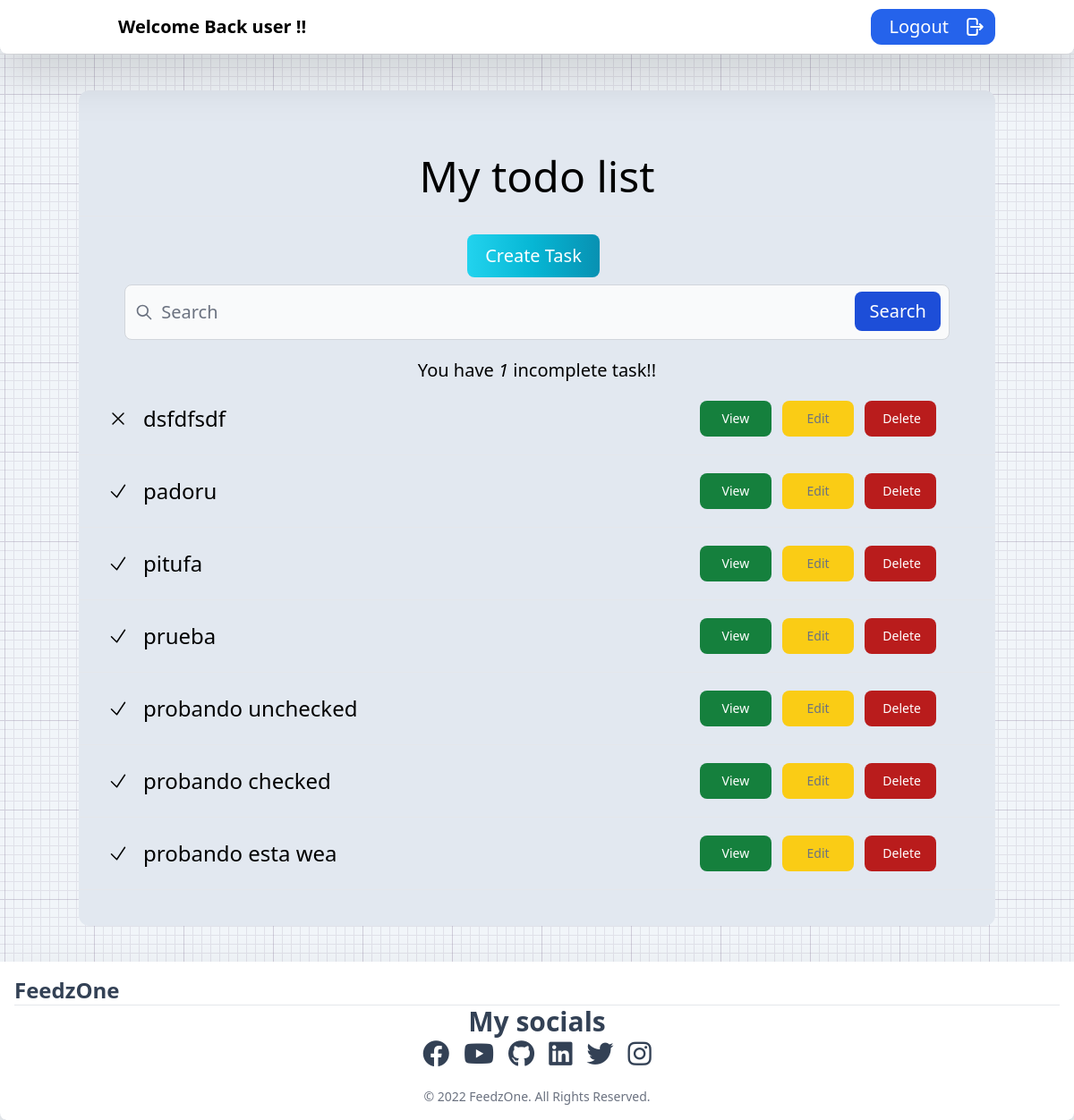
The page / (signed in) on the database as committed earlier.
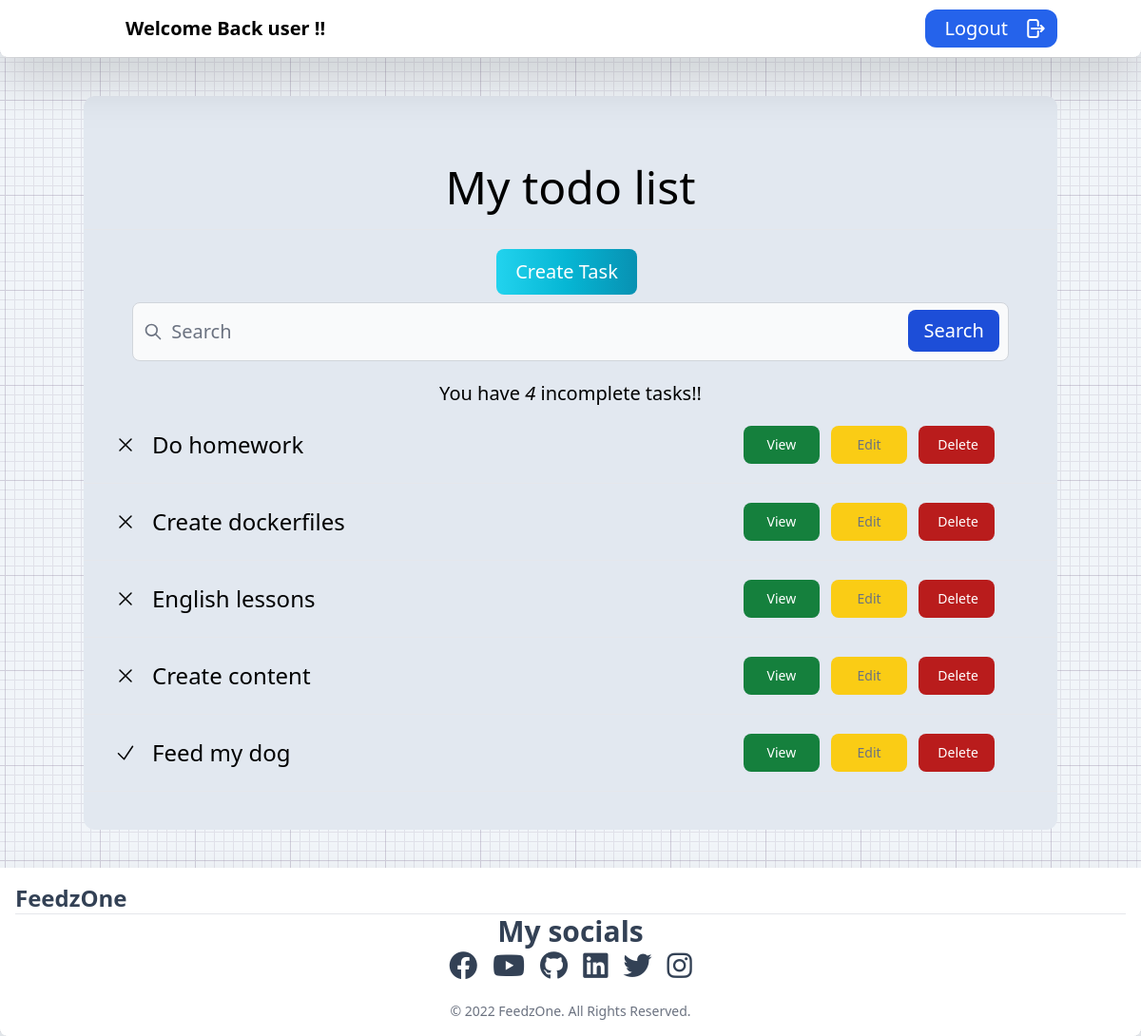
The same page on the database as committed later.
### base/models.py (models this page shows, shortened)
class Task(models.Model):
    user = models.ForeignKey(User, on_delete=models.CASCADE, null=True, blank=True)
    title = models.CharField(max_length=200)
    description = models.TextField(null=True, blank=True)
    complete = models.BooleanField(default=False)
    created = models.DateTimeField(auto_now_add=True)
    class Meta:
        ordering = ['complete']

### base/views.py (the view)
# urls.py: path('', TaskList.as_view(), name='tasks'),
class TaskList(LoginRequiredMixin, ListView):
    model = Task
    context_object_name = 'Tasks'
    def get_context_data(self, **kwargs):
        context = super().get_context_data(**kwargs)
        context['Tasks'] = context['Tasks'].filter(user=self.request.user)
        context['count'] = context['Tasks'].filter(complete=False).count()
        search_input = self.request.GET.get('search-area') or ''
        if search_input:
            context['Tasks'] = context['Tasks'].filter(
                title__icontains = search_input)
        context['search_input'] = search_input
        return context

### base/templates/base/task_list.html (shortened to what this page needs)
{% extends 'layout.html' %}
{% block content %}
    <div class="container mx-auto dark:text-white bg-slate-200 dark:bg-slate-700 mt-10 py-10 rounded-xl">
        <div class="text-5xl container mx-auto w-50 pt-8">
            <h1 class="text-5xl mb-5">My todo list</h1>
            <hr>
            <button type="button" class="mt-5 mb-5 text-white bg-gradient-to-r from-cyan-400 via-cyan-500 to-cyan-600 hover:bg-gradient-to-br focus:ring-4 focus:outline-none focus:ring-cyan-300 dark:focus:ring-cyan-800 font-medium rounded-lg text-xl px-5 py-2.5 text-center mr-2 mb-2">
                <a href=" {%url 'task-create' %}" class="text-white text-xl">Create Task</a>
            </button>
        </div>
        <form method="GET">
        <div class="relative w-[90%] mx-auto">
            <div class="absolute inset-y-0 left-0 flex items-center pl-3 pointer-events-none">
            </div>
            <div>
                <input type="search" id="search" name="search-area" class="text-xl block w-full p-4 pl-10 text-gray-800 border border-gray-300 rounded-lg bg-gray-50 focus:ring-blue-500 focus:border-blue-500 dark:bg-gray-700 dark:border-gray-600 dark:placeholder-gray-400 dark:text-white dark:focus:ring-blue-500 dark:focus:border-blue-500" placeholder="Search" value="{{search_input}}" required>
                <button type="submit" class="text-white absolute right-2.5 bottom-2.5 bg-blue-700 hover:bg-blue-800 focus:ring-4 focus:outline-none focus:ring-blue-300 font-medium rounded-lg px-4 py-2 dark:bg-blue-600 dark:hover:bg-blue-700 dark:focus:ring-blue-800 text-xl">Search</button>
            </div>
        </div>
        </form>
        <div class="mt-5">
            <h3 class="text-xl">You have <i>{{count}}</i> incomplete task{{ count|pluralize:"s" }}!!</h3>
        </div>
        {% for task in Tasks %}
            <div class="flex justify-center items-center h-15 my-5 w-full mx-auto py-0">
                <div class="w-[5%] col-start-0 col-span-1 items-center mx-auto px-8 dark:text-white">
                    {% if task.complete %}
                        <svg xmlns="http://www.w3.org/2000/svg" fill="none" viewBox="0 0 24 24" stroke-width="1.5" stroke="currentColor" class="w-6 h-6"><path stroke-linecap="round" stroke-linejoin="round" d="M4.5 12.75l6 6 9-13.5" /></svg>
                    {% else %}
                        <svg xmlns="http://www.w3.org/2000/svg" fill="none" viewBox="0 0 24 24" stroke-width="1.5" stroke="currentColor" class="w-6 h-6"><path stroke-linecap="round" stroke-linejoin="round" d="M6 18L18 6M6 6l12 12" /></svg>
                    {% endif %}
                </div>
                <div class="w-[55%] col-start-1 col-span-3 justify-center text-left mx-auto mr-5">
                    <a class="text-md md:text-2xl ml-2 dark:text-white">{{ task.title|truncatechars:20 }}</a>
                </div>
                <div class="w-[40%] col-start-3 col-span-6 justify-center mx-auto">
                    <button type="button" class="focus:outline-none text-white bg-green-700 hover:bg-green-800 focus:ring-4 focus:ring-green-300 font-medium rounded-lg text-sm px-5 py-2.5 mr-2 dark:bg-green-600 dark:hover:bg-green-700 dark:focus:ring-green-800 w-20 h-10 flex-1 text-center">
                        <a href="{% url 'task' task.id %}">View</a>
                    </button>
                    <button type="button" class="focus:outline-none text-gray-500 bg-yellow-400 hover:bg-yellow-500 focus:ring-4 focus:ring-yellow-300 font-medium rounded-lg text-sm px-5 py-2.5 mr-2 dark:focus:ring-yellow-900 w-20 h-10 flex-1 text-center">
                        <a href="{% url 'task-update' task.id %}">Edit</a>
                    </button>
                    <button type="button" class="focus:outline-none text-white bg-red-700 hover:bg-red-800 focus:ring-4 focus:ring-red-300 font-medium rounded-lg text-sm px-5 py-2.5 dark:bg-red-600 dark:hover:bg-red-700 dark:focus:ring-red-900 w-20 h-10 flex-1 text-center py-0">
                        <a href="{% url 'task-delete' task.id %}">Delete</a>
                    </button>
                </div>
            </div>
            <hr>
        {% endfor %}
    </div>
{% endblock %}

### base/templates/layout.html (shortened to what this page needs)
{% load tailwind_tags %}
{% load static %}
<!DOCTYPE html>
<html lang="en">
<head>
    <link rel="stylesheet" href="https://cdnjs.cloudflare.com/ajax/libs/font-awesome/6.2.0/css/all.min.css"
>
    <link rel="stylesheet" href="/theme/static/css/main.css">
    {% tailwind_css %}
</head>
<body class="bg text-center bg-slate-100 dark:bg-slate-800 w-full h-full">
    {% if request.user.is_authenticated %}
    <header>
    <nav class="bg-white border-gray-200 px-2 sm:px-4 py-2.5 rounded-b-lg dark:bg-gray-900 drop-shadow-2xl">
        <div class="container flex flex-wrap items-center justify-between mx-auto">
        <a href="" class="flex items-center">
            <span class="self-center text-xl font-semibold whitespace-nowrap dark:text-white">Welcome Back {{ request.user}} !!</span>
        </a>
        <div class="flex md:order-2">
            <button class="group h-10 pl-5 flex items-center space-x-4 bg-blue-600 rounded-xl">
                <a href="{% url 'logout' %}" class="text-xl text-white">Logout</a>
                <div class="flex items-center">
                </div>
            </button>
        </div>
        </div>
      </nav>
    </header>
    {% endif %}
    <hr>
    <main class="min-h-screen">
        <div class="container mx-auto pb-10 w-[95%]">
            {% block content %}
            {% endblock %}
        </div>
    </main>
<footer class="p-4 bg-white border-gray-200 px-2 sm:px-4 rounded-b-lg dark:bg-gray-900 drop-shadow-2xl inset-x-0 bottom-0 mt-10 text-slate-700 dark:text-white">
    <div class="sm:flex sm:items-center sm:justify-between">
        <a href="https://FeedzOne.com/" class="flex items-center mb-4 sm:mb-0">
            <span class="self-center text-2xl font-semibold whitespace-nowrap dark:text-white">FeedzOne</span>
        </a>
    </div>
    <hr class="my-6 border-gray-200 sm:mx-auto dark:border-gray-700 lg:my-8">
    <div class="contaner mx-auto w-[50vw] mb-5">
      <h2 class="text-3xl font-bold mb-4 text-center">My socials</h2>
            <ul class="flex space-x-2 text-3xl space-x-4 justify-center">
              <li>
                <a href="https://www.facebook.com/feedzonetv" target="_blank" rel="noopener noreferrer">
                  <i class="fa-brands fa-facebook"></i>
                </a>
              </li>
              <li>
                <a href="https://www.youtube.com/channel/UCR49N6zJwTKV_KLA3upVVpQ" target="_blank" rel="noopener noreferrer">
                  <i class="fa-brands fa-youtube"></i>
                </a>
              </li>
              <li>
                <a href="https://github.com/FeedzOne" target="_blank" rel="noopener noreferrer">
                  <i class="fa-brands fa-github hover:opacity-80"></i>
                </a>
              </li>
              <li>
                <a href="https://www.linkedin.com/in/erick-miguel-paredes-ortega/" target="_blank" rel="noopener noreferrer">
                  <i class="fa-brands fa-linkedin"></i>
                </a>
              </li>
              <li>
                <a href="https://twitter.com/FeedzOneTV" target="_blank" rel="noopener noreferrer">
                  <i class="fa-brands fa-twitter"></i>
                </a>
              </li>
              <li>
                <a href="https://www.instagram.com/feedzonetv/" target="_blank" rel="noopener noreferrer">
                  <i class="fa-brands fa-instagram"></i>
                </a>
              </li>
            </ul>
    </div>
    <span class="block text-sm text-gray-500 text-center dark:text-gray-400">&#169; 2022 <a href="https://FeedzOne.com/" class="hover:underline">FeedzOne</a>. All Rights Reserved.
    </span>
  </footer>
</body>
</html>

Rows that differ between the two databases and show on the page:
removed Task: complete False (drawn), title "dsfdfsdf"
removed Task: complete True (drawn), title "padoru"
removed Task: complete True (drawn), title "pitufa"
removed Task: complete True (drawn), title "prueba"
removed Task: complete True (drawn), title "probando unchecked"
removed Task: complete True (drawn), title "probando checked"
removed Task: complete True (drawn), title "probando esta wea"
added Task: complete False (drawn), title "Do homework"
added Task: complete False (drawn), title "Create dockerfiles"
added Task: complete False (drawn), title "English lessons"
added Task: complete False (drawn), title "Create content"
added Task: complete True (drawn), title "Feed my dog"
Other text that changed with them:
{{ count }}: "1" → "4"
